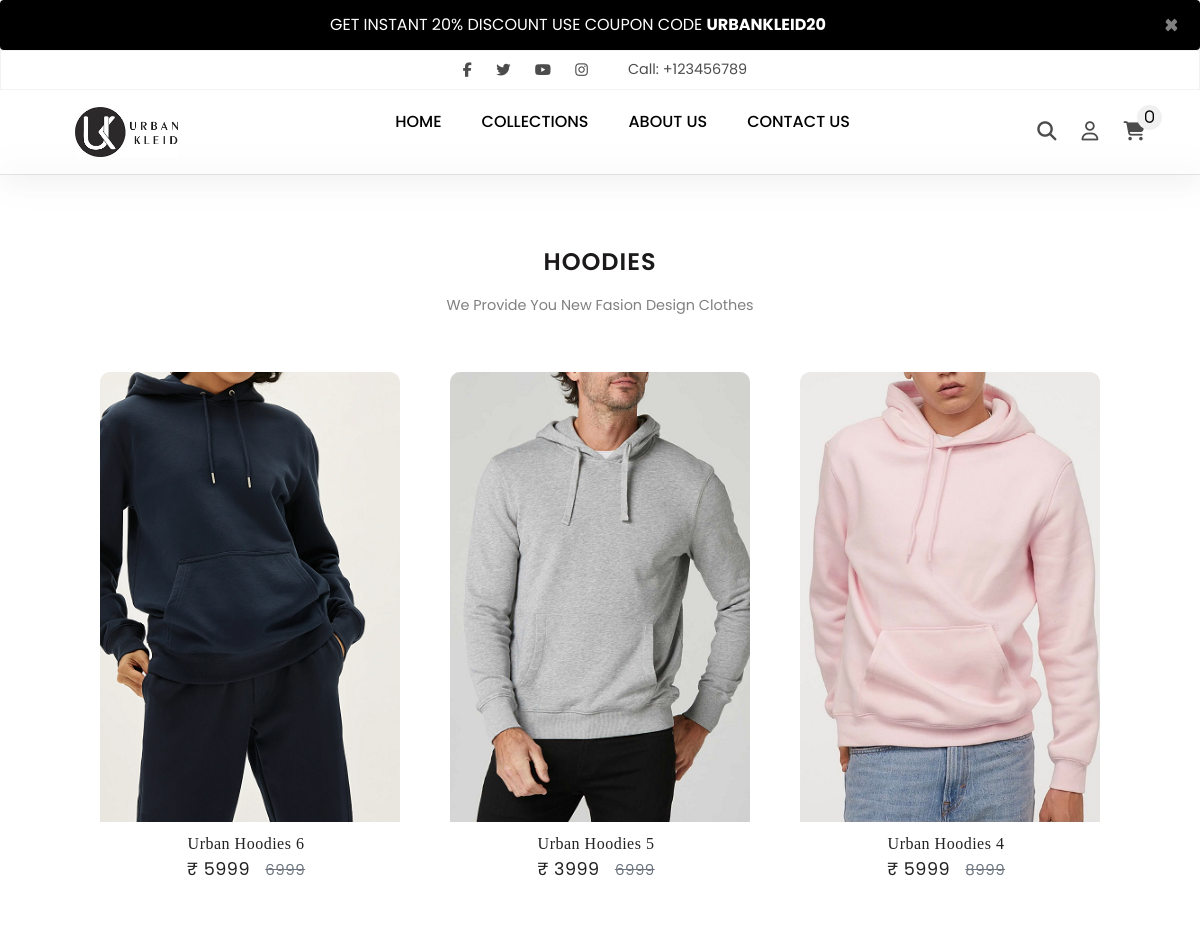
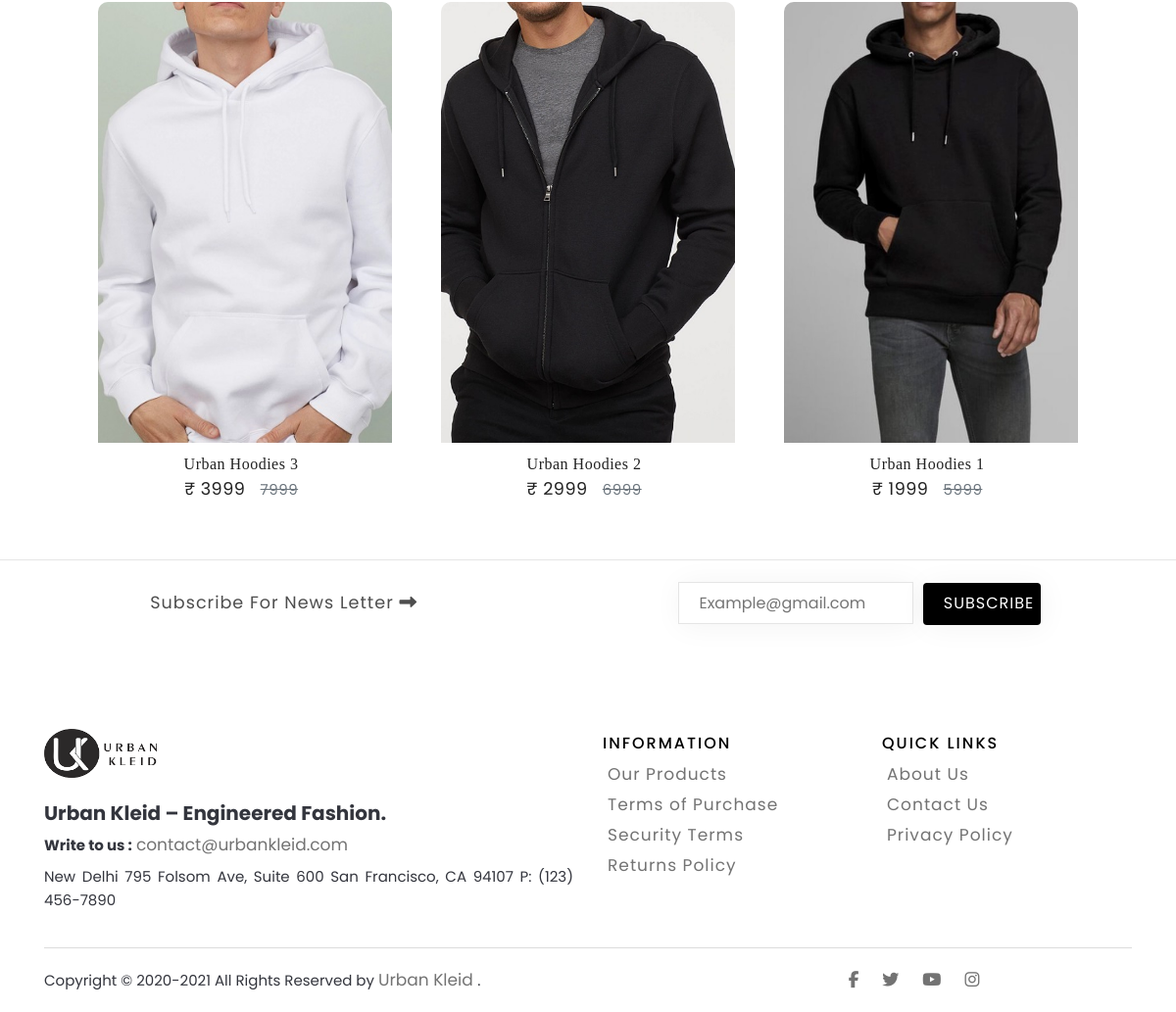
Screenshot of /hoodies.php with the database file from the repository (2 pictures, top to bottom).
### tables this page shows
CREATE TABLE `index_page` (
  `index_id` int(11) NOT NULL,
  `index_img` varchar(255) NOT NULL,
  `index_title` varchar(255) NOT NULL,
  `index_desc` longtext NOT NULL,
  `index_created` datetime NOT NULL DEFAULT current_timestamp()
);

CREATE TABLE `hoodies` (
  `pro_id` int(10) NOT NULL,
  `pro_name` varchar(255) NOT NULL,
  `pro_shortdetail` varchar(255) NOT NULL,
  `pro_price` int(15) NOT NULL,
  `pro_bid_price` int(15) NOT NULL,
  `pro_imagename` varchar(255) NOT NULL,
  `imageType` varchar(200) NOT NULL,
  `vp_img2` varchar(200) NOT NULL,
  `vp_img3` varchar(200) NOT NULL,
  `vp_img4` varchar(200) NOT NULL,
  `created` datetime NOT NULL DEFAULT current_timestamp()
);

### hoodies.php (the view, shortened to what this page needs)
<!DOCTYPE html>
<html lang="en">
<head>
    <link rel="stylesheet" href="https://cdn.jsdelivr.net/npm/bootstrap@4.5.3/dist/css/bootstrap.min.css">
    <link rel="stylesheet" href="https://stackpath.bootstrapcdn.com/font-awesome/4.7.0/css/font-awesome.min.css">
    <link rel="stylesheet" href="https://use.fontawesome.com/releases/v5.8.2/css/all.css">
    <link href="https://maxcdn.bootstrapcdn.com/font-awesome/4.6.3/css/font-awesome.min.css" rel="stylesheet">
    <link rel="stylesheet" href="css/style.css">
	<link rel="stylesheet" href="css/mystyle.css">
	<link rel="stylesheet" href="css/footer.css">
	<link rel="stylesheet" href="css/contactus.css">
	<link rel="stylesheet" href="css/login-signup.css">
	<link rel="stylesheet" href="css/product.css">
</head>
<body>
    <?php
    include 'basic/header.php';
    ?>
    <section class="new-arrival my-4">
        <div class="arrival-heading">
            <strong>Hoodies</strong>
            <p>We Provide You New Fasion Design Clothes</p>
        </div>
        <div class="product-container">
        <?php
			include 'dbconnect.php';
			$sql = "SELECT * FROM `hoodies` ORDER BY pro_id DESC";
			$result = mysqli_query($conn, $sql);
			while ($row = mysqli_fetch_assoc($result)) {
				$proid = $row['pro_id'];
				$proname = $row['pro_name'];
				$price = $row['pro_price'];
				$bidprice = $row['pro_bid_price'];
				$imagename = $row['pro_imagename'];
				echo '
					  <div class="item-a">
						  <div class="box">
							  <div class="slide-img">
                              <a href="view_products.php?proid='.$proid.'">		  <img alt="1" src="img/' . $imagename . '">  </a>
								  <div class="overlay">
                                      <a href="view_products.php?proid='.$proid.'" type="submit" name="add_to_cart" class="buy-btn">Buy Now</a>
								  </div>
							  </div>
                              <div class="detail-box text-center">
                              <a href="view_products.php?proid='.$proid.'">' . $proname . '</a> <br>
                              <a href="view_products.php?proid='.$proid.'" class="price">&#8377; ' . $price . '   <s class="text-muted">' . $bidprice . '</s>	</a>
                              </div>
						  </div>
					  </div>
					 ';
			}
			?>
        </div>
    </section>
    <?php
    include 'basic/footer.php';
    ?>
</body>
</html>

### basic/header.php (shortened to what this page needs)
<?php
require_once 'dbconnect.php';
$sql = "SELECT * FROM `index_page` where index_id='12'";
$result = mysqli_query($conn, $sql);
while ($row = mysqli_fetch_assoc($result)) {
  $title = $row['index_title'];
  $detail = $row['index_desc'];
  echo '<div class="alert   alert-dismissible fade show m-0 text-center codealert" role="alert">
  '.$detail.' <strong>'.$title.' </strong>
  <button type="button" class="close" data-dismiss="alert" aria-label="Close">
      <span aria-hidden="true">&times;</span>
  </button>
</div>';
}
?>
<nav>
    <div class="social-call ">
        <div class="social">
            <a href="#"><i class="fab fa-facebook-f"></i></a>
            <a href="#"><i class="fab fa-twitter"></i></a>
            <a href="#"><i class="fab fa-youtube"></i></a>
            <a href="#"><i class="fab fa-instagram"></i></a>
        </div>
        <div class="phone">
            <span>Call: +123456789</span>
        </div>
    </div>
    <div class="navigation">
        <a href="#" class="logo hideforlatop"><img src="img/new1.png"></a>
        <ul class="menu">
            <li><a href="index.php">Home</a></li>
                <li class="nav-item dropdown">
      <a class=" dropdown-toggle" href="#" id="navbarDropdown" role="button" data-toggle="dropdown" aria-haspopup="true" aria-expanded="false">
            COLLECTIONS
      </a>
    </li>
            <li><a href="about.php">About Us</a>
            </li>
            <li><a href="contact.php">Contact Us</a></li>
        </ul>
        <div class="right-menu">
            <a href="javascript:void(0);" class="search">
                <i class="fas fa-search"></i>
            </a>
            <a href="loginhandle.php" class="user">
                <i class="far fa-user"></i>
            </a>
            <?php
            $count = 0;
            ?>
            <a href="cart.php">
                <i class="fas fa-shopping-cart">
                    <span class="num-cart-product"><?php echo $count; ?></span>
                </i>
            </a>
        </div>
    </div>
</nav>
<hr class="line">

### basic/footer.php (shortened to what this page needs)
<?php
echo '
<div class="foot">
    <span class="copyright">
        Subscribe For News Letter <i class="fa fa-long-arrow-right" aria-hidden="true"></i>
    </span>
    <div class="subscribe">
        <form action="basic/subscribe_insert.php" method="POST">
        <input name="email" type="email" placeholder="Example@gmail.com" required/>
        <input type="submit" class="btn Button-Cart" value="Subscribe" name="subscribe">
        </form>
    </div>
</div>
<footer class="site-footer">
<div class="container">
  <div class="row">
    <div class="col-sm-12 col-md-6">
     <div class="footer-logo ">
        <img src="img/new1.png" alt="">
     </div>
    <h5 class="mt-4 font-weight-bold">Urban Kleid – Engineered Fashion.</h5>
    <strong>Write to us :</strong>
    <a href="mailto:#">contact@urbankleid.com</a>
      <p class="text-justify mt-2">New Delhi
      795 Folsom Ave, Suite 600
      San Francisco, CA 94107
      P: (123) 456-7890 </p>
    </div>
    <div class="col-6 col-md-3">
      <h6>Information</h6>
      <ul class="footer-links ">
        <li><a href="products.php">Our Products</a></li>
        <li><a href="#" data-toggle="modal" data-target="#exampleModalLong2">Terms of Purchase</a></li>
        <li><a href="#" data-toggle="modal" data-target="#exampleModalLong3">Security Terms</a></li>
        <li><a href="#" data-toggle="modal" data-target="#exampleModalLong4">Returns Policy</a></li>
      </ul>
    </div>
    <div class="col-6 col-md-3">
      <h6>Quick Links</h6>
      <ul class="footer-links">
        <li><a href="about.php">About Us</a></li>
        <li><a href="contact.php">Contact Us</a></li>
        <li><a href="#" data-toggle="modal" data-target="#exampleModalLong">Privacy Policy</a></li>
      </ul>
    </div>
  </div>
  <hr class="small">
</div>
<div class="container">
  <div class="row">
    <div class="col-md-8 col-sm-6 col-12">
      <p class="copyright-text ">Copyright © 2020-' . date('Y') . '  All Rights Reserved by
        <a href="#">Urban Kleid </a>.
      </p>
    </div>
    <div class="col-md-3 col-sm-6 col-12">
            <div class="social">
                <a href="#"><i class="fab fa-facebook-f"></i></a>
                <a href="#"><i class="fab fa-twitter"></i></a>
                <a href="#"><i class="fab fa-youtube"></i></a>
                <a href="#"><i class="fab fa-instagram"></i></a>
            </div>
    </div>
  </div>
</div>
</footer>
';
?>

### css/style.css (style rules this page uses)
body { margin:0px; padding: 0px; font-family: poppins; background-color: #ffffff; font-family: 'Segoe UI', Tahoma, Geneva, Verdana, sans-serif; }
* { box-sizing: border-box; }
.right-menu a { text-decoration: none; }
.line { margin: 0; box-shadow: 2px 2px 30px rgba(0, 0, 0, 0.5); }
ul { list-style: none; }
.menu li a { text-decoration: none; }
nav { width:100%; box-shadow: 2px 2px 30px rgba(0,0,0,0.05); z-index: 100; }
.dropdown-toggle::after { visibility: hidden; margin-top: 0px; }
.social-call { height: 40px; border: 1px solid rgba(0,0,0,0.05); display: flex; justify-content: center; align-items: center; }
.social a { margin: 0px 10px; color: rgba(0,0,0,0.7); font-size: 0.9rem; }
.phone { color: rgba(0,0,0,0.7); margin-left: 30px; font-size: 0.9rem; }
.navigation { display: flex; justify-content: space-between; align-items: center; padding: 0px 45px; }
.logo { text-align: center; margin-left: 30px; }
.logo img { height: 50px; }
.menu { display: flex; }
.menu li { position: relative; margin: 20px; display: flex; text-transform: uppercase; font-weight: 500; }
.menu li a ,.dropdown-toggle { color: #000; }
.menu li a::after { content: ''; display: block; width: 0; height: 2px; background: #eb5b25; transition: width .3s; }
.right-menu a { margin: 0px 10px; font-size: 1.2rem; color: rgba(0,0,0,0.7); }
.fa-shopping-cart { position: relative; }
.num-cart-product { position: absolute; top: -17px; right: -17px; width:25px; height: 25px; font-size: 0.9rem; border-radius: 50%; background-color: #f0f0f0; color: #000; display: flex; justify-content: center; align-items: center; font-weight: 500; }

### css/mystyle.css (style rules this page uses)
body { font-family: 'Mukta Vaani', sans-serif; font-family: 'Nunito Sans', sans-serif; font-family: 'Poppins', sans-serif; }
html { scroll-behavior: smooth; }
.container { margin-top: 10px; }
.myproductscol ,.item-a { transition: 0.3s; }
s { margin-left: 10px; color: #333; font-size: 15px; }
.codealert { color: #fff; background: #000; }

### css/footer.css (style rules this page uses)
.foot { display: flex; justify-content: space-around; align-items: center; padding: 10px; border-top: 1px solid rgba(0,0,0,0.1); flex-wrap: wrap; margin-top: 20px; }
.copyright { margin: 20px; font-size:1.1rem; color: #4e4e4e; letter-spacing: 1px; }
.subscribe input { width:240px; height: 43px; padding: 0px 20px; border: 1px solid rgba(0,0,0,0.1); outline: none; box-shadow: 2px 2px 30px rgba(0,0,0,0.05); }
.subscribe input[type="submit"] { width:120px; background-color: black; color: #ffffff; margin: 0px 5px; text-transform: uppercase; letter-spacing: 1px; }
.site-footer { margin-top: 30px; padding: 45px 0 20px; font-size: 15px; line-height: 24px; color: #33353d; }
.footer-logo { height: auto; }
.site-footer .footer-logo img { height: 50px; width: 115px; }
.site-footer hr { border-top-color: #bbb; opacity: 0.5; }
.site-footer hr.small { background: #000000; width: 100%; margin: 20px 0; }
.site-footer h6 { color: #000000; font-size: 16px; text-transform: uppercase; margin-top: 5px; letter-spacing: 2px; }
.site-footer a { font-size: 17px; color: #737373; }
.footer-links { padding-left: 0; list-style: none; }
.footer-links li { padding: 2px; letter-spacing: 1px; padding-left:5px; display: block; }
.footer-links li a { text-decoration: none; }
.footer-links a::after { content: ''; display: block; width: 0; height: 2px; background: #eb5b25; transition: width .3s; }
.site-footer .social { text-align: center; }
.copyright-text { margin: 0; }

### rows the page displays
index_page: index_desc "GET INSTANT 20% DISCOUNT USE COUPON CODE", index_title "URBANKLEID20"
hoodies: pro_imagename (picture), pro_name "Urban Hoodies 6", pro_price "5999", pro_bid_price "6999"
hoodies: pro_imagename (picture), pro_name "Urban Hoodies 5", pro_price "3999", pro_bid_price "6999"
hoodies: pro_imagename (picture), pro_name "Urban Hoodies 4", pro_price "5999", pro_bid_price "8999"
hoodies: pro_imagename (picture), pro_name "Urban Hoodies 3", pro_price "3999", pro_bid_price "7999"
hoodies: pro_imagename (picture), pro_name "Urban Hoodies 2", pro_price "2999", pro_bid_price "6999"
hoodies: pro_imagename (picture), pro_name "Urban Hoodies 1", pro_price "1999", pro_bid_price "5999"

### other values shown
$count "0"
